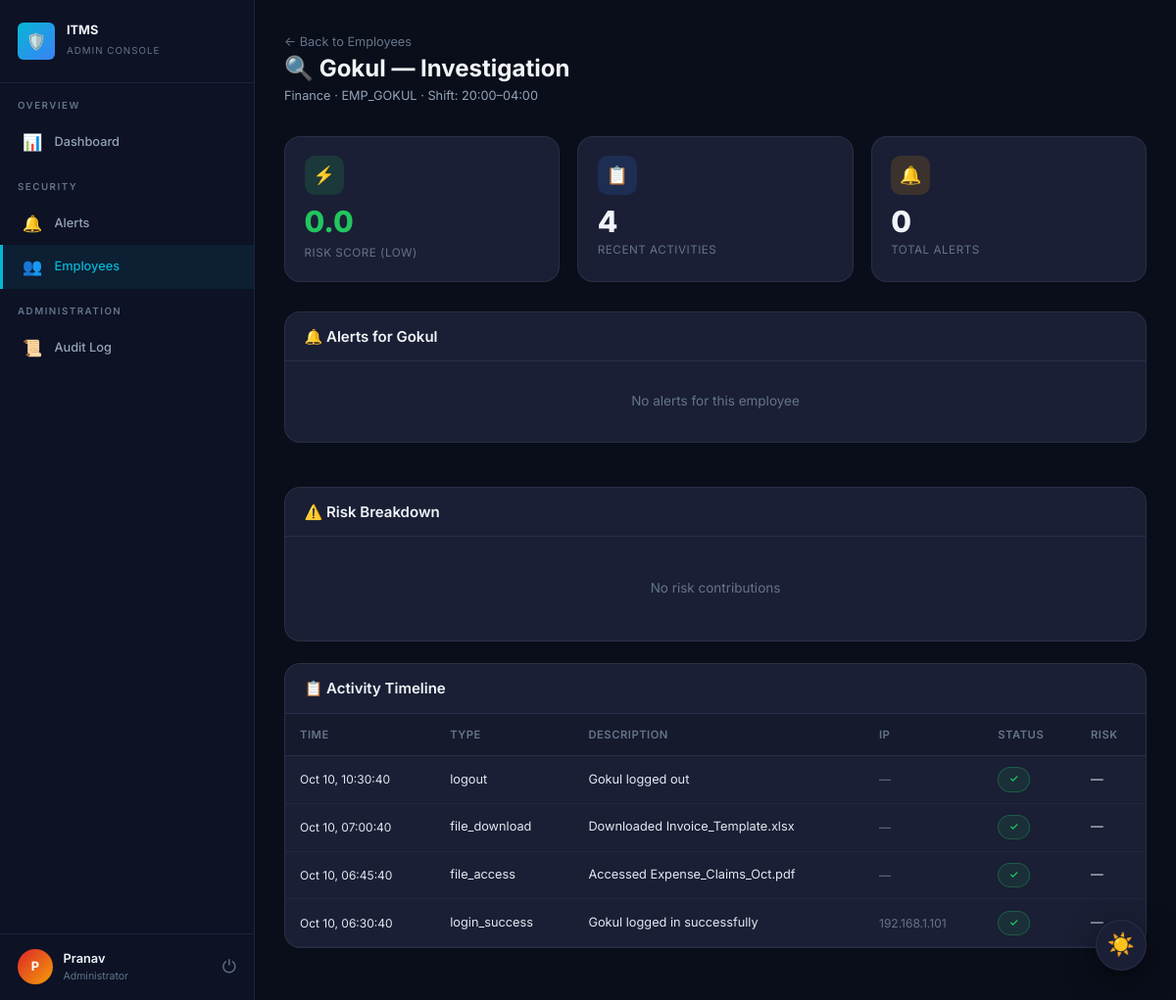
/admin/employees/2 (signed in), run on the app's committed database.
### app/models.py (models this page shows, shortened)
class User(UserMixin, db.Model):
    __tablename__ = 'users'
    id = db.Column(db.Integer, primary_key=True)
    username = db.Column(db.String(80), unique=True, nullable=False)
    display_name = db.Column(db.String(120), nullable=False)
    password_hash = db.Column(db.String(256), nullable=False)
    employee_id = db.Column(db.String(50), unique=True, nullable=False)
    department = db.Column(db.String(80), nullable=True)
    role = db.Column(db.String(20), nullable=False, default='employee')  # 'employee' or 'admin'
    shift_start = db.Column(db.String(5), nullable=True)  # HH:MM format
    shift_end = db.Column(db.String(5), nullable=True)  # HH:MM format
    risk_score = db.Column(db.Float, default=0.0)
    created_at = db.Column(db.DateTime, default=lambda: datetime.now())
    activities = db.relationship('Activity', backref='user', lazy='dynamic')
    alerts = db.relationship('Alert', backref='user', lazy='dynamic')
    def is_admin(self):
        return self.role == 'admin'

class Activity(db.Model):
    __tablename__ = 'activities'
    id = db.Column(db.Integer, primary_key=True)
    user_id = db.Column(db.Integer, db.ForeignKey('users.id'), nullable=False)
    activity_type = db.Column(db.String(50), nullable=False)
    description = db.Column(db.Text, nullable=False)
    details = db.Column(db.Text, nullable=True)  # JSON string for extra metadata
    ip_address = db.Column(db.String(45), nullable=True)
    is_suspicious = db.Column(db.Boolean, default=False)
    risk_contribution = db.Column(db.Float, default=0.0)
    timestamp = db.Column(db.DateTime, default=lambda: datetime.now())

### app/routes/admin.py (the view)
@admin_bp.route('/employees/<int:user_id>')
@login_required
@admin_required
def employee_detail(user_id):
    employee = User.query.get_or_404(user_id)
    if employee.is_admin():
        abort(404)
    activities = Activity.query.filter_by(user_id=user_id) \
        .order_by(Activity.timestamp.desc()).limit(50).all()
    alerts = Alert.query.filter_by(user_id=user_id) \
        .order_by(Alert.created_at.desc()).all()
    risk_breakdown = detection_engine.get_risk_breakdown(user_id)
    risk_level = detection_engine.get_risk_level(employee.risk_score)
    return render_template('admin/employee_detail.html',
                           employee=employee,
                           activities=activities,
                           alerts=alerts,
                           risk_breakdown=risk_breakdown,
                           risk_level=risk_level)

### app/detection.py (called while the page is built, shortened)
    def get_risk_level(self, risk_score):
        if risk_score >= self.thresholds['risk_high']:
            return 'high'
        elif risk_score >= self.thresholds['risk_medium']:
            return 'medium'
        return 'low'

    def get_risk_breakdown(self, user_id):
        activities = Activity.query.filter(
            Activity.user_id == user_id,
            Activity.is_suspicious == True
        ).order_by(Activity.timestamp.desc()).all()
        breakdown = []
        return breakdown

### app/routes/admin.py (called while the page is built)
def admin_required(f):
    @wraps(f)
    def decorated(*args, **kwargs):
        if not current_user.is_authenticated:
            return redirect(url_for('auth.login'))
        if not current_user.is_admin():
            abort(403)
        return f(*args, **kwargs)
    return decorated

### app/templates/admin/employee_detail.html (shortened to what this page needs)
{% extends "base.html" %}
{% block body %}
<div class="app-layout">
    <aside class="sidebar">
        <div class="sidebar-brand">
            <div class="brand-icon">🛡️</div>
            <div class="brand-text"><h3>ITMS</h3><span>Admin Console</span></div>
        </div>
        <nav class="sidebar-nav">
            <div class="nav-section">
                <div class="nav-section-title">Overview</div>
                <a href="{{ url_for('admin.dashboard') }}" class="nav-link"><span class="nav-icon">📊</span> Dashboard</a>
            </div>
            <div class="nav-section">
                <div class="nav-section-title">Security</div>
                <a href="{{ url_for('admin.alerts') }}" class="nav-link"><span class="nav-icon">🔔</span> Alerts</a>
                <a href="{{ url_for('admin.employees') }}" class="nav-link active"><span class="nav-icon">👥</span> Employees</a>
            </div>
            <div class="nav-section">
                <div class="nav-section-title">Administration</div>
                <a href="{{ url_for('admin.audit_log') }}" class="nav-link"><span class="nav-icon">📜</span> Audit Log</a>
            </div>
        </nav>
        <div class="sidebar-user">
            <div class="user-avatar" style="background: linear-gradient(135deg, #dc2626, #f59e0b);">{{ current_user.display_name[0] }}</div>
            <div class="user-info">
                <div class="user-name">{{ current_user.display_name }}</div>
                <div class="user-role">Administrator</div>
            </div>
            <a href="{{ url_for('auth.logout') }}" title="Logout" style="color: var(--text-muted); font-size: 1.2rem;">⏻</a>
        </div>
    </aside>
    <main class="main-content">
        <div class="page-header">
            <div>
                <a href="{{ url_for('admin.employees') }}" style="font-size: 0.85rem; color: var(--text-muted);">← Back to Employees</a>
                <h1>🔍 {{ employee.display_name }} — Investigation</h1>
                <p class="subtitle">{{ employee.department }} · {{ employee.employee_id }} · Shift: {{ employee.shift_start }}–{{ employee.shift_end }}</p>
            </div>
        </div>
        <div class="stats-grid">
            <div class="stat-card">
                <div class="stat-header">
                    <div class="stat-icon {% if risk_level == 'high' %}red{% elif risk_level == 'medium' %}yellow{% else %}green{% endif %}">⚡</div>
                </div>
                <div class="stat-value risk-score {{ risk_level }}">{{ employee.risk_score|round(1) }}</div>
                <div class="stat-label">Risk Score ({{ risk_level }})</div>
            </div>
            <div class="stat-card">
                <div class="stat-header">
                    <div class="stat-icon blue">📋</div>
                </div>
                <div class="stat-value">{{ activities|length }}</div>
                <div class="stat-label">Recent Activities</div>
            </div>
            <div class="stat-card">
                <div class="stat-header">
                    <div class="stat-icon yellow">🔔</div>
                </div>
                <div class="stat-value">{{ alerts|length }}</div>
                <div class="stat-label">Total Alerts</div>
            </div>
        </div>
        <div class="grid-2">
            <div class="panel">
                <div class="panel-header">
                    <h3>🔔 Alerts for {{ employee.display_name }}</h3>
                </div>
                <div class="panel-body no-pad">
                    {% if alerts %}
                    <table class="data-table">
                        <thead>
                            <tr>
                                <th>Alert</th>
                                <th>Severity</th>
                                <th>Status</th>
                                <th>Action</th>
                            </tr>
                        </thead>
                        <tbody>
                            {% for alert in alerts %}
                            <tr>
                                <td>
                                    <div style="font-weight: 500;">{{ alert.title|truncate(45) }}</div>
                                    <div style="font-size: 0.72rem; color: var(--text-muted);">{{ alert.created_at.strftime('%b %d, %H:%M') }}</div>
                                </td>
                                <td><span class="badge-severity {{ alert.severity }}">{{ alert.severity }}</span></td>
                                <td><span class="badge-status {{ alert.status }}">{{ alert.status }}</span></td>
                                <td><a href="{{ url_for('admin.alert_detail', alert_id=alert.id) }}" class="btn btn-xs btn-primary">View</a></td>
                            </tr>
                            {% endfor %}
                        </tbody>
                    </table>
                    {% else %}
                    <div class="empty-state" style="padding: 2rem;">
                        <p>No alerts for this employee</p>
                    </div>
                    {% endif %}
                </div>
            </div>
            <div class="panel">
                <div class="panel-header">
                    <h3>⚠️ Risk Breakdown</h3>
                </div>
                <div class="panel-body">
                    {% if risk_breakdown %}
                    {% for item in risk_breakdown %}
                    <div style="display: flex; align-items: center; gap: 0.8rem; padding: 0.6rem 0;
                                {% if not loop.last %}border-bottom: 1px solid var(--border-color);{% endif %}">
                        <div style="flex: 1;">
                            <div style="font-size: 0.85rem; font-weight: 500;">{{ item.description }}</div>
                            <div style="font-size: 0.72rem; color: var(--text-muted);">{{ item.timestamp }}</div>
                        </div>
                        <span class="badge-severity {% if item.risk_contribution >= 20 %}high{% elif item.risk_contribution >= 10 %}medium{% else %}low{% endif %}">
                            +{{ item.risk_contribution }}
                        </span>
                    </div>
                    {% endfor %}
                    {% else %}
                    <div class="empty-state" style="padding: 1.5rem;">
                        <p>No risk contributions</p>
                    </div>
                    {% endif %}
                </div>
            </div>
        </div>
        <div class="panel">
            <div class="panel-header">
                <h3>📋 Activity Timeline</h3>
            </div>
            <div class="panel-body no-pad">
                {% if activities %}
                <table class="data-table">
                    <thead>
                        <tr>
                            <th>Time</th>
                            <th>Type</th>
                            <th>Description</th>
                            <th>IP</th>
                            <th>Status</th>
                            <th>Risk</th>
                        </tr>
                    </thead>
                    <tbody>
                        {% for act in activities %}
                        <tr>
                            <td style="white-space: nowrap; font-size: 0.8rem;">{{ act.timestamp.strftime('%b %d, %H:%M:%S') }}</td>
                            <td><span class="timeline-type">{{ act.activity_type }}</span></td>
                            <td>{{ act.description }}</td>
                            <td style="color: var(--text-muted); font-size: 0.8rem;">{{ act.ip_address or '—' }}</td>
                            <td>
                                {% if act.is_suspicious %}
                                <span class="badge-severity high">⚠</span>
                                {% else %}
                                <span class="badge-severity low">✓</span>
                                {% endif %}
                            </td>
                            <td>
                                {% if act.risk_contribution > 0 %}
                                <span style="color: var(--color-danger); font-weight: 600; font-size: 0.85rem;">+{{ act.risk_contribution }}</span>
                                {% else %}—{% endif %}
                            </td>
                        </tr>
                        {% endfor %}
                    </tbody>
                </table>
                {% else %}
                <div class="empty-state">
                    <p>No activities recorded</p>
                </div>
                {% endif %}
            </div>
        </div>
    </main>
</div>
{% endblock %}

### data on the page
User: display_name "P", display_name "Pranav"
User: display_name "Gokul", department "Finance", employee_id "EMP_GOKUL", shift_start "20:00", shift_end "04:00", risk_score "0.0"
Activity: timestamp "Oct 10, 10:30:40", activity_type "logout", description "Gokul logged out", ip_address "—"
Activity: timestamp "Oct 10, 07:00:40", activity_type "file_download", description "Downloaded Invoice_Template.xlsx", ip_address "—"
Activity: timestamp "Oct 10, 06:45:40", activity_type "file_access", description "Accessed Expense_Claims_Oct.pdf", ip_address "—"
Activity: timestamp "Oct 10, 06:30:40", activity_type "login_success", description "Gokul logged in successfully", ip_address "192.168.1.101"

### other printed values
{{ risk_level }} "LOW"
{{ activities|length }} "4"
{{ alerts|length }} "0"
